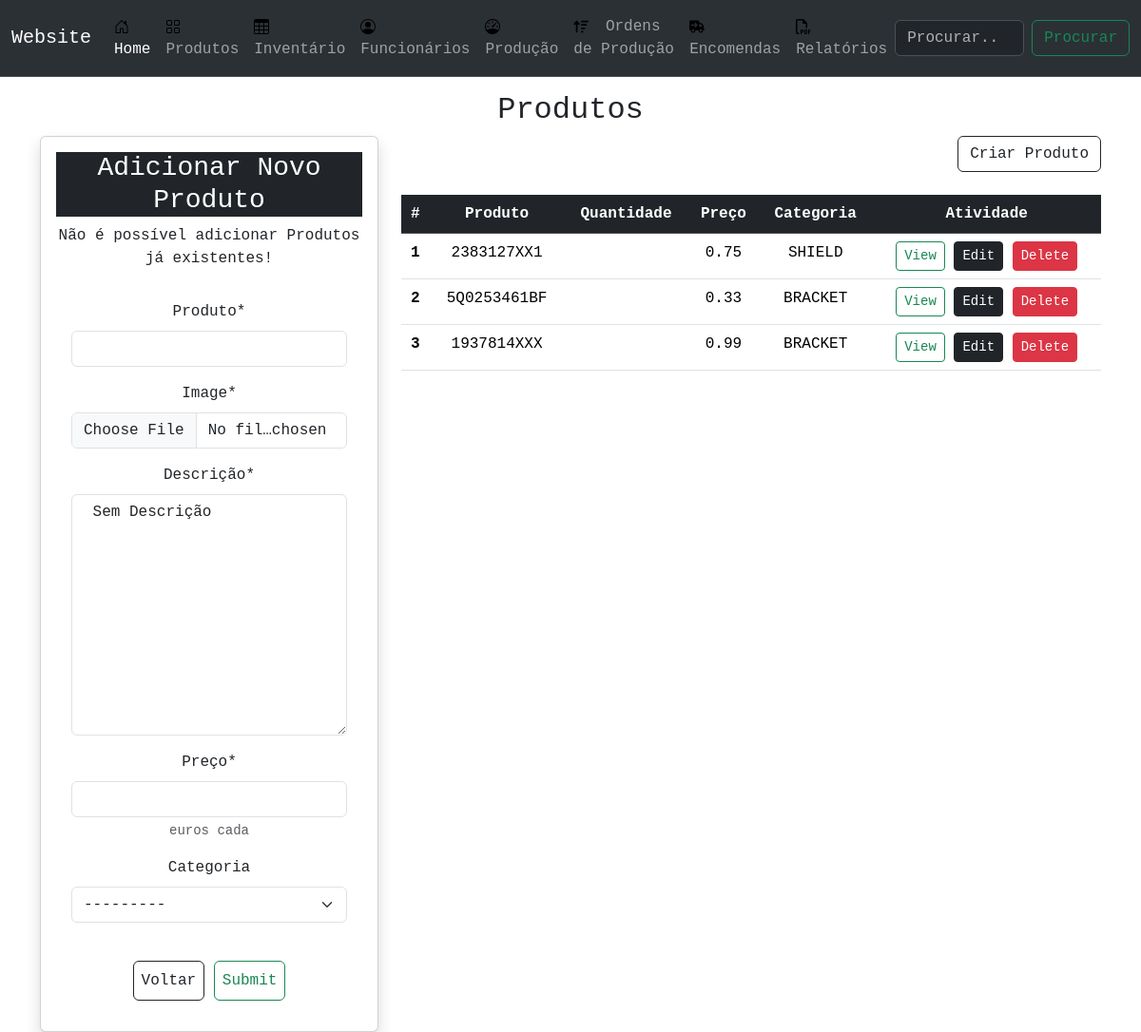
The app's page /product/ with its own data.
### product/models.py (models this page shows, shortened)
class Product(models.Model):
    CATEGORY = {
    "SHIELD" : "SHIELD",
    "BRACKET" : "BRACKET",
    "ASSEMBLY" : "HANGER ASSEMBLY",
    }
    name=models.CharField(max_length=120, verbose_name='Produto')
    image=models.ImageField(upload_to='product', default='random.jpg')
    description = models.TextField(verbose_name="Descrição", default=" Sem Descrição ")
    price = models.FloatField(help_text='euros cada', verbose_name="Preço")
    category = models.CharField(max_length=20, choices=CATEGORY, blank=True, verbose_name="Categoria")
    created=models.DateTimeField(auto_now_add=True)
    updated=models.DateTimeField(auto_now=True)

### product/views.py (the view, shortened to what this page needs)
# urls.py: path('', productList, name='list'),
def productList(request):
    q = request.GET.get('q') if request.GET.get('q') is not None else ''
    products = Product.objects.filter(
        Q(name__icontains=q) |
        Q(category__icontains=q)
    )
    form = ProductForm()
    context = {
        'objects':products,
        'form':form,
    }
    return render(request, 'product/list.html', context)

### product/forms.py
class ProductForm(forms.ModelForm):
    class Meta:
        model = Product
        fields = '__all__'

### product/templates/product/list.html
{% extends 'main.html' %}
{% block content %}
<main class="layout__page">
    <div class="container">
        <div class="row text-center">
            <h2>Produtos</h2>
        </div>
        <div class="row">
            <div class="col-4">
                {% include 'product/card_form_product.html' %}
            </div>
            <div class="col">
                <div class="text-end">
                    <a type="button" class="btn btn-outline-dark" href="{% url 'product:create' %}">Criar Produto</a>
                </div>
                <div class="row my-4 text-center">
                    <div class="col-ms-2">
                        <table class="table bg-white">
                            <thead class="thead-dark">
                                <tr class="table-dark">
                                    <th scope="col">#</th>
                                    <th scope="col">Produto</th>
                                    <th scope="col">Quantidade</th>
                                    <th scope="col"> Preço </th>
                                    <th scope="col"> Categoria</th>
                                    <th scope="col">Atividade</th>
                                </tr>
                            </thead>
                            <tbody>
                                {% for obj in objects %}
                                <tr>
                                    <th scope="row">{{obj.id}}</th>
                                    <td>{{obj.name}}</td>
                                    <td>{{obj.quantity}}</td>
                                    <td>{{obj.price}}</td>
                                    <td>{{obj.category}}</td>
                                    <td class="text-center">
                                        <a class='btn btn-outline-success btn-sm'
                                            href="{% url 'product:view' obj.id %}">View</a>
                                        <a id="edit-btn" type='button' class='btn btn-dark btn-sm edit-btn'
                                            href="{% url 'product:update' obj.id %}">Edit</a>
                                        <a class='btn btn-danger btn-sm'
                                            href="{% url 'product:delete' obj.id %}">Delete</a>
                                    </td>
                                </tr>
                                {% endfor %}
                            </tbody>
                        </table>
                    </div>
                </div>
            </div>
        </div>
    </div>
</main>
{% endblock content %}

### static/styles/main.css (style rules this page uses)
* { font-family: "Menlo", "Monaco", "Consolas", "Courier New", monospace; padding: 0; text-rendering: optimizeLegibility; }
body { background-color: rgb(230, 227, 227); }
main { display: flex; }

### records on screen
Product: id "1", name "2383127XX1", price "0.75", category "SHIELD"
Product: id "2", name "5Q0253461BF", price "0.33", category "BRACKET"
Product: id "3", name "1937814XXX", price "0.99", category "BRACKET"
